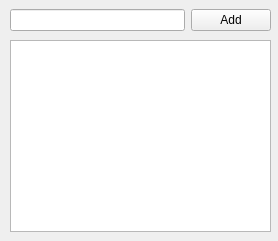
<?xml version="1.0" encoding="UTF-8"?>
<ui version="4.0">
 <class>Echo</class>
 <widget class="QWidget" name="Echo">
  <property name="geometry">
   <rect>
    <x>0</x>
    <y>0</y>
    <width>278</width>
    <height>241</height>
   </rect>
  </property>
  <property name="windowTitle">
   <string>Form</string>
  </property>
  <widget class="QTextBrowser" name="textBrowser">
   <property name="geometry">
    <rect>
     <x>10</x>
     <y>40</y>
     <width>261</width>
     <height>192</height>
    </rect>
   </property>
  </widget>
  <widget class="QWidget" name="horizontalLayoutWidget">
   <property name="geometry">
    <rect>
     <x>10</x>
     <y>0</y>
     <width>261</width>
     <height>41</height>
    </rect>
   </property>
   <layout class="QHBoxLayout" name="horizontalLayout">
    <item>
     <widget class="QLineEdit" name="input"/>
    </item>
    <item>
     <widget class="QPushButton" name="addButton">
      <property name="text">
       <string>Add</string>
      </property>
     </widget>
    </item>
   </layout>
  </widget>
 </widget>
 <resources/>
 <connections/>
</ui>
